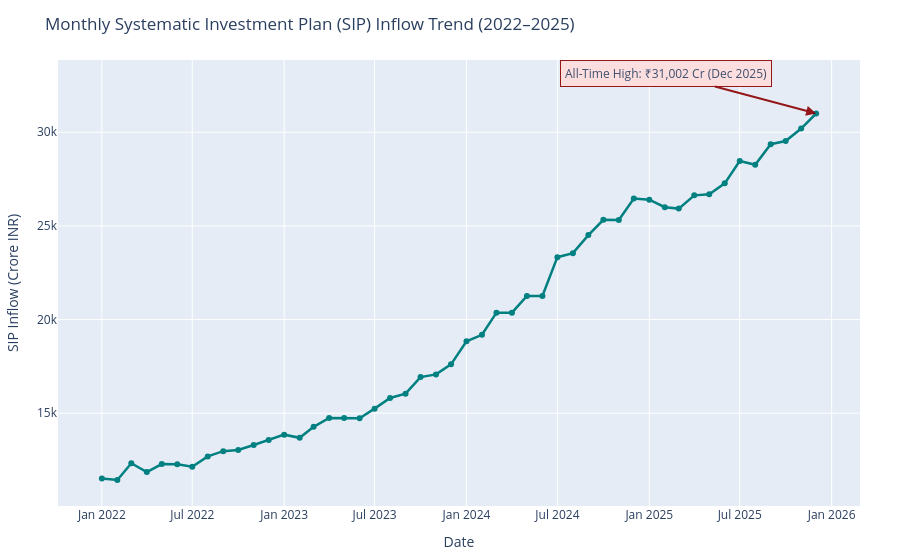

Notebook code cell kept with this figure:
### Markdown cell above
## Section 3: Systematic Investment Plan (SIP) Inflows

We analyze monthly SIP inflow trends from January 2022 to December 2025. We annotate the **₹31,002 Crore all-time high** reached in December 2025.

### Code cell
# Load SIP inflow data
df_sip_raw = pd.read_sql_query("""
    SELECT month, sip_inflow_crore FROM monthly_sip_inflows ORDER BY month
""", conn)
df_sip_raw['date'] = pd.to_datetime(df_sip_raw['month'] + "-01")

# Plot time-series using Plotly (Interactive)
fig_sip = go.Figure()
fig_sip.add_trace(go.Scatter(x=df_sip_raw['date'], y=df_sip_raw['sip_inflow_crore'], mode='lines+markers',
                             line=dict(color='teal', width=2.5), name='Monthly Inflow'))

# Annotate Dec 2025 Peak (₹31,002 Cr)
fig_sip.add_annotation(
    x="2025-12-01", y=31002,
    text="All-Time High: ₹31,002 Cr (Dec 2025)",
    showarrow=True, arrowhead=2, arrowsize=1, arrowwidth=2, arrowcolor='darkred',
    ax=-150, ay=-40,
    bordercolor="darkred", borderpad=4, bgcolor="#FFDDDD", opacity=0.9
)

fig_sip.update_layout(
    title="Monthly Systematic Investment Plan (SIP) Inflow Trend (2022–2025)",
    xaxis_title="Date",
    yaxis_title="SIP Inflow (Crore INR)",
    margin=dict(l=40, r=40, t=60, b=40)
)
fig_sip.show()

# Export static PNG chart
plt.figure(figsize=(12, 6))
plt.plot(df_sip_raw['date'], df_sip_raw['sip_inflow_crore'], marker='o', color='teal', linewidth=2)
plt.annotate(
    'All-Time High: ₹31,002 Cr', 
    xy=(pd.to_datetime('2025-12-01'), 31002), 
    xytext=(pd.to_datetime('2024-06-01'), 28000),
    arrowprops=dict(facecolor='darkred', shrink=0.08, width=2, headwidth=6),
    fontsize=11, 
    fontweight='bold', 
    color='darkred',
    bbox=dict(boxstyle="round,pad=0.3", fc="#FFDDDD", ec="red", lw=1, alpha=0.9)
)
plt.title("Monthly Systematic Investment Plan (SIP) Inflow Trend (2022–2025)", fontsize=14, fontweight='bold')
plt.xlabel("Date")
plt.ylabel("SIP Inflow (Crore INR)")
plt.grid(True, linestyle=':', alpha=0.6)
plt.tight_layout()
plt.savefig('eda_sip_inflows.png', dpi=300)
plt.close()

### Figure 1 — Plotly figure (JSON) as saved in the notebook; plotly's stock layout.template omitted (floating-point values rounded to 4 significant figures)
{"data": [{"line": {"color": "teal", "width": 2.5}, "mode": "lines+markers", "name": "Monthly Inflow", "type": "scatter", "x": ["2022-01-01T00:00:00.000000", "2022-02-01T00:00:00.000000", "2022-03-01T00:00:00.000000", "2022-04-01T00:00:00.000000", "2022-05-01T00:00:00.000000", "2022-06-01T00:00:00.000000", "2022-07-01T00:00:00.000000", "2022-08-01T00:00:00.000000", "2022-09-01T00:00:00.000000", "2022-10-01T00:00:00.000000", "2022-11-01T00:00:00.000000", "2022-12-01T00:00:00.000000", "2023-01-01T00:00:00.000000", "2023-02-01T00:00:00.000000", "2023-03-01T00:00:00.000000", "2023-04-01T00:00:00.000000", "2023-05-01T00:00:00.000000", "2023-06-01T00:00:00.000000", "2023-07-01T00:00:00.000000", "2023-08-01T00:00:00.000000", "2023-09-01T00:00:00.000000", "2023-10-01T00:00:00.000000", "2023-11-01T00:00:00.000000", "2023-12-01T00:00:00.000000", "2024-01-01T00:00:00.000000", "2024-02-01T00:00:00.000000", "2024-03-01T00:00:00.000000", "2024-04-01T00:00:00.000000", "2024-05-01T00:00:00.000000", "2024-06-01T00:00:00.000000", "2024-07-01T00:00:00.000000", "2024-08-01T00:00:00.000000", "2024-09-01T00:00:00.000000", "2024-10-01T00:00:00.000000", "2024-11-01T00:00:00.000000", "2024-12-01T00:00:00.000000", "2025-01-01T00:00:00.000000", "2025-02-01T00:00:00.000000", "2025-03-01T00:00:00.000000", "2025-04-01T00:00:00.000000", "2025-05-01T00:00:00.000000", "2025-06-01T00:00:00.000000", "2025-07-01T00:00:00.000000", "2025-08-01T00:00:00.000000", "2025-09-01T00:00:00.000000", "2025-10-01T00:00:00.000000", "2025-11-01T00:00:00.000000", "2025-12-01T00:00:00.000000"], "y": [11520.0, 11440.0, 12330.0, 11860.0, 12290.0, 12280.0, 12140.0, 12690.0, 12980.0, 13040.0, 13310.0, 13570.0, 13860.0, 13690.0, 14280.0, 14750.0, 14750.0, 14730.0, 15240.0, 15810.0, 16040.0, 16930.0, 17070.0, 17610.0, 18840.0, 19190.0, 20370.0, 20370.0, 21260.0, 21260.0, 23330.0, 23550.0, 24510.0, 25320.0, 25320.0, 26460.0, 26400.0, 26000.0, 25930.0, 26630.0, 26690.0, 27270.0, 28460.0, 28260.0, 29360.0, 29530.0, 30200.0, 31000.0]}], "layout": {"annotations": [{"arrowcolor": "darkred", "arrowhead": 2, "arrowsize": 1, "arrowwidth": 2, "ax": -150, "ay": -40, "bgcolor": "#FFDDDD", "bordercolor": "darkred", "borderpad": 4, "opacity": 0.9, "showarrow": true, "text": "All-Time High: ₹31,002 Cr (Dec 2025)", "x": "2025-12-01", "y": 31002}], "margin": {"b": 40, "l": 40, "r": 40, "t": 60}, "title": {"text": "Monthly Systematic Investment Plan (SIP) Inflow Trend (2022–2025)"}, "xaxis": {"title": {"text": "Date"}}, "yaxis": {"title": {"text": "SIP Inflow (Crore INR)"}}}}
